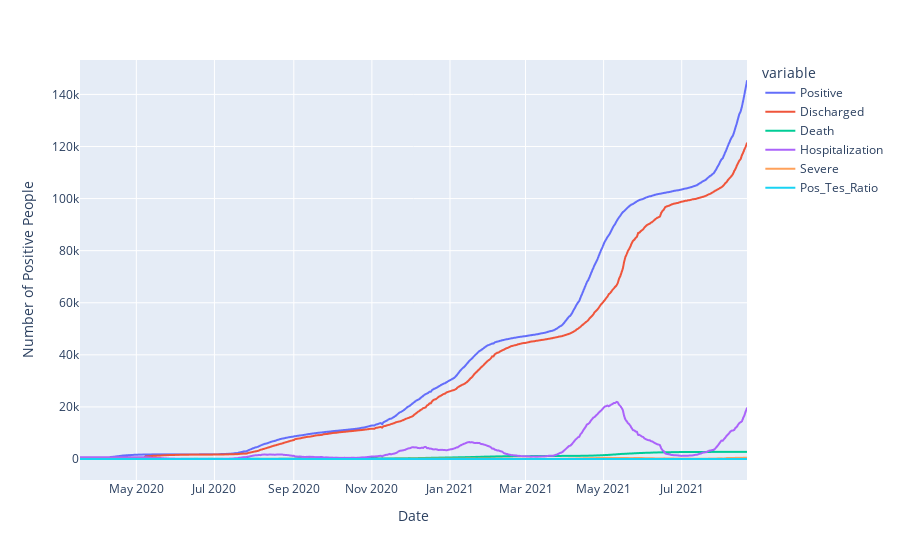

Here is the notebook cell this chart was saved with:
### Code cell
# compare all infomation 
fig = px.line(
    df_osaka,
    y=df_osaka.columns.to_list(),
     labels={'value': 'Number of Positive People'}
)
fig.show()

### Figure 1 — Plotly figure (JSON) as saved in the notebook; plotly's stock layout.template omitted (floating-point values rounded to 4 significant figures; data arrays with more than 128 entries replaced by an {"elided": "..."} marker saying what was removed)
{"data": [{"hovertemplate": "variable=Positive<br>Date=%{x}<br>Number of Positive People=%{y}<extra></extra>", "legendgroup": "Positive", "line": {"color": "#636efa", "dash": "solid"}, "marker": {"symbol": "circle"}, "mode": "lines", "name": "Positive", "showlegend": true, "type": "scattergl", "x": {"elided": "522 str values"}, "xaxis": "x", "y": {"elided": "522 int values"}, "yaxis": "y"}, {"hovertemplate": "variable=Discharged<br>Date=%{x}<br>Number of Positive People=%{y}<extra></extra>", "legendgroup": "Discharged", "line": {"color": "#EF553B", "dash": "solid"}, "marker": {"symbol": "circle"}, "mode": "lines", "name": "Discharged", "showlegend": true, "type": "scattergl", "x": {"elided": "522 str values"}, "xaxis": "x", "y": {"elided": "522 int values"}, "yaxis": "y"}, {"hovertemplate": "variable=Death<br>Date=%{x}<br>Number of Positive People=%{y}<extra></extra>", "legendgroup": "Death", "line": {"color": "#00cc96", "dash": "solid"}, "marker": {"symbol": "circle"}, "mode": "lines", "name": "Death", "showlegend": true, "type": "scattergl", "x": {"elided": "522 str values"}, "xaxis": "x", "y": {"elided": "522 int values"}, "yaxis": "y"}, {"hovertemplate": "variable=Hospitalization<br>Date=%{x}<br>Number of Positive People=%{y}<extra></extra>", "legendgroup": "Hospitalization", "line": {"color": "#ab63fa", "dash": "solid"}, "marker": {"symbol": "circle"}, "mode": "lines", "name": "Hospitalization", "showlegend": true, "type": "scattergl", "x": {"elided": "522 str values"}, "xaxis": "x", "y": {"elided": "522 int values"}, "yaxis": "y"}, {"hovertemplate": "variable=Severe<br>Date=%{x}<br>Number of Positive People=%{y}<extra></extra>", "legendgroup": "Severe", "line": {"color": "#FFA15A", "dash": "solid"}, "marker": {"symbol": "circle"}, "mode": "lines", "name": "Severe", "showlegend": true, "type": "scattergl", "x": {"elided": "522 str values"}, "xaxis": "x", "y": {"elided": "522 int values"}, "yaxis": "y"}, {"hovertemplate": "variable=Pos_Tes_Ratio<br>Date=%{x}<br>Number of Positive People=%{y}<extra></extra>", "legendgroup": "Pos_Tes_Ratio", "line": {"color": "#19d3f3", "dash": "solid"}, "marker": {"symbol": "circle"}, "mode": "lines", "name": "Pos_Tes_Ratio", "showlegend": true, "type": "scattergl", "x": {"elided": "522 str values"}, "xaxis": "x", "y": {"elided": "522 float values"}, "yaxis": "y"}], "layout": {"legend": {"title": {"text": "variable"}, "tracegroupgap": 0}, "margin": {"t": 60}, "xaxis": {"anchor": "y", "domain": [0, 1], "title": {"text": "Date"}}, "yaxis": {"anchor": "x", "domain": [0, 1], "title": {"text": "Number of Positive People"}}}}
